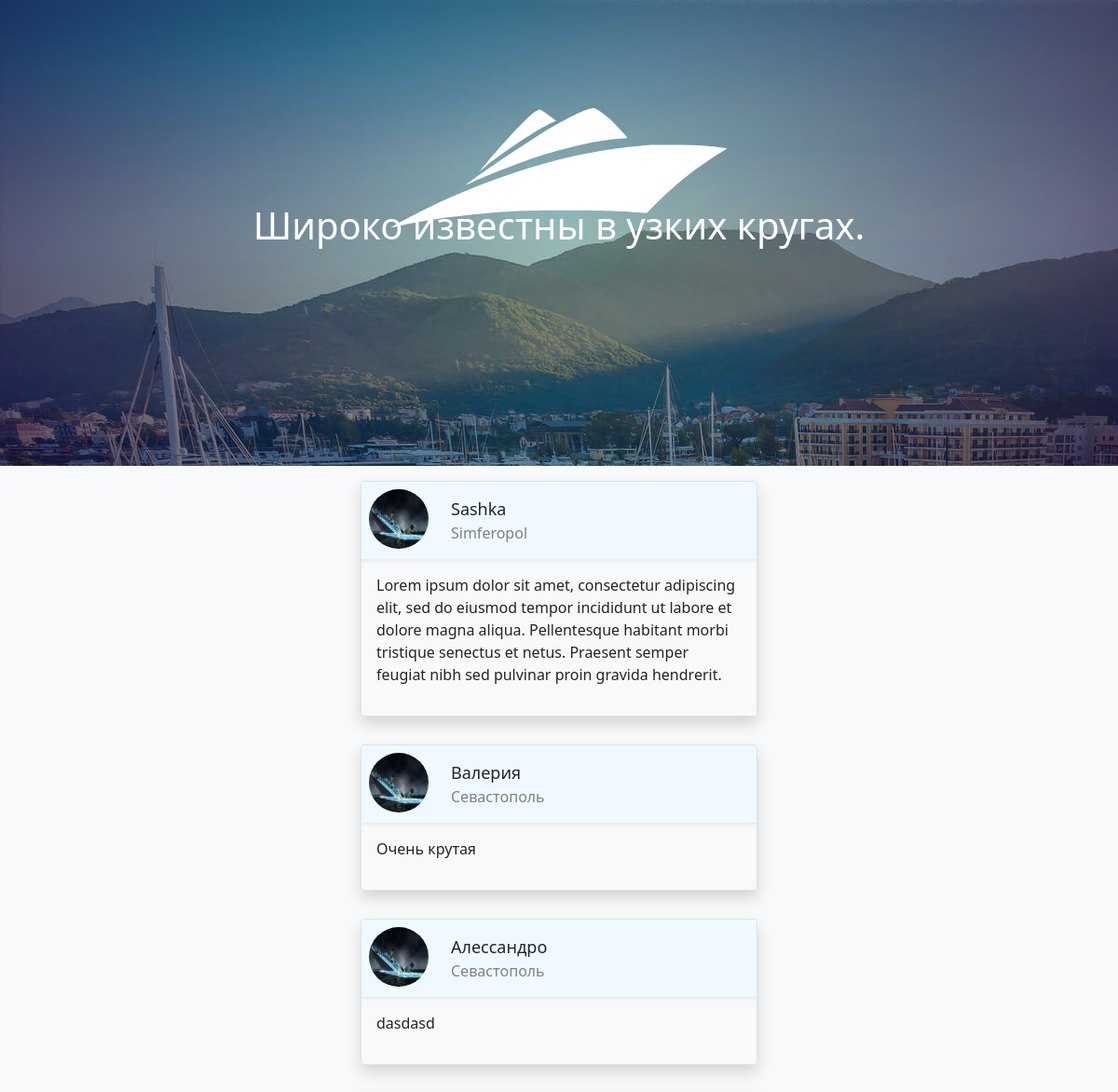
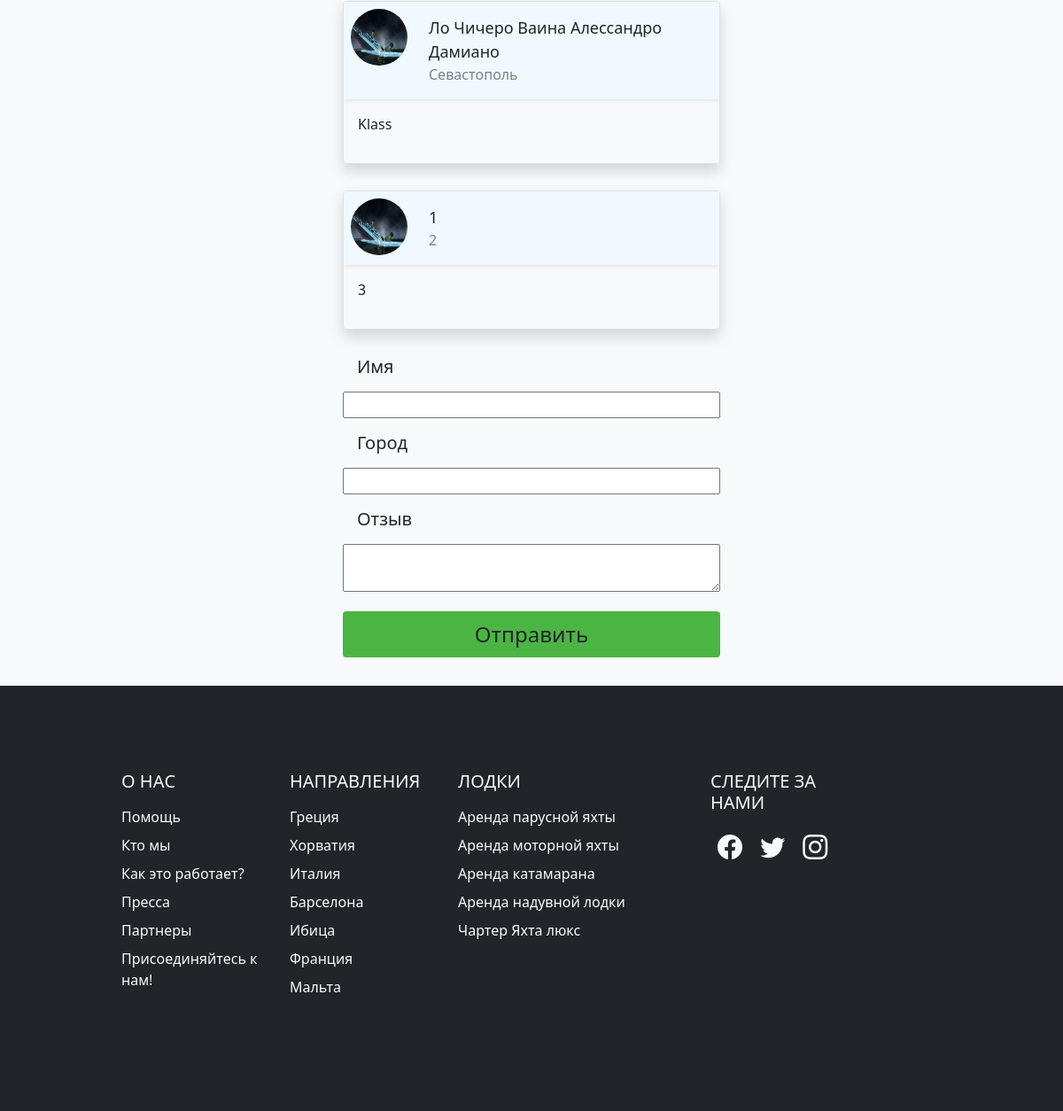
The app's page /reviews with its own data (2 pictures, top to bottom).
### tables this page shows
CREATE TABLE `reviews` (
  `id` int(11) NOT NULL,
  `name` varchar(64) DEFAULT NULL,
  `city` varchar(64) DEFAULT NULL,
  `text` text DEFAULT NULL
);

### application/core/view.php (called while the page is built)
<?
class View
{
	function generate($content_view, $template_view, $data = null, $page_name = '404')
	{
		include ('./application/views/'.$template_view);
	}
}

### application/controllers/controller_reviews.php (called while the page is built, shortened)
<?
class Controller_Reviews extends Controller
{
	function __construct()
	{
		$this->model = new Model_Reviews();
		$this->view = new View();
	}
	function action_index()
	{
		$data = $this->model->get_data();
		$this->view->generate('view_reviews.php', 'view_template.php', $data , 'reviews');
	}
}

### application/bootstrap.php (called while the page is built, shortened)
<?
require_once 'core/view.php';
Route::start();

### index.php (called while the page is built, shortened)
<?
require_once 'application/bootstrap.php';

### application/models/model_reviews.php (called while the page is built, shortened)
<?
class Model_Reviews extends Model
{
	public function get_data()
	{
		include_once('./application/connect_db.php');
		$query = "SELECT * FROM reviews";
		$result = $conn->query($query);
		while ($reviews[] = mysqli_fetch_assoc($result));
		$reviews = array_slice($reviews, 0, -1);
		return array(
			'headerText' => 'Широко известны в узких кругах.',
			'reviews' => $reviews
		);
	}
}

### application/views/view_reviews.php (the view)
<div class="container-fluid m-0 mb-0 p-3">
    <div class="container-fluid text-center w-75">
        <?
            foreach ($data['reviews'] as $review){
                echo'
                <div class="review-container rounded border shadow overflow-hidden mb-4 py-0 w-50">
                <div class="row review-header shadow-sm m-0">
                    <div class=" col-2 thumbnail rounded-circle m-2 p-0 overflow-hidden"><img class="img-fluid h-100" src="../../assets/images/404.jpg"></div>
                    <div class="col p-3 reviewer-name-container position-relative">
                        <p class="reviewer-name">'.$review['name'].'</p>
                        <p class="reviewer-city">'.$review['city'].'</p>
                    </div>
                </div>
                <div class="container p-3 review-container">
                    <p class="review ">
                        '.$review['text'].'
                    </p>
                </div>
            </div>
                ';
            }
        ?>
    </div>
    <div class="container-fluid text-center w-75">
        <div class="leave-review text-start mx-auto w-50">
            <p class="h5 mb-3 px-3">Имя</p>
            <input id="name" type="text" class="w-100 mb-3">
            <p class="h5 mb-3 px-3">Город</p>
            <input id="city" type="text" class="w-100 mb-3">
            <p class="h5 mb-3 px-3">Отзыв</p>
            <textarea id="text" class="w-100 mb-3"> </textarea>
            <div class="post text-center" onclick="postReview()">
                <p class="submit fs-4 rounded px-3 py-2">Отправить</p>
            </div>
        </div>
    </div>
</div>

### styles/main.css (style rules this page uses)
:root { --primarycolor: #191970; --secondarycolor: #f0f9ff; --bgcolor: #fbfbfb; }
body, html { max-width: 100%; max-height: 100%; width: 100%; height: 100%; max-width: 100%; overflow-x: hidden; }
.review-container { display: inline-block; text-align: left; }
.thumbnail { display: inline-block; border-radius: 50%; cursor: pointer; height: 4rem; justify-content: center; width: 4rem!important; }
.review-header { background-color: var(--secondarycolor); text-align: left; }
.reviewer-name { margin-bottom: 0; font-size: large; font-weight: 500; }
.reviewer-city { color: gray; margin-bottom: 0!important; font-size: medium; font-weight: 400; }
.reviewer-name-container { max-width: fit-content!important; }
.submit, .button { background-color: #4BB543; }

### records on screen
reviews: name "Sashka", city "Simferopol", text "Lorem ipsum dolor sit amet, consectetur adipiscing elit, sed do eiusmod tempor incididunt ut labore et dolore magna aliqua. Pellentesque habitant morbi tristique senectus et netus. Praesent semper feugiat nibh sed pulvinar proin gravida hendrerit."
reviews: name "Валерия", city "Севастополь", text "Очень крутая"
reviews: name "Алессандро", city "Севастополь", text "dasdasd"
reviews: name "Ло Чичеро Ваина Алессандро Дамиано", city "Севастополь", text "Klass"
reviews: name "1", city "2", text "3"

### other values on screen
$data['headerText'] "Широко известны в узких кругах."
